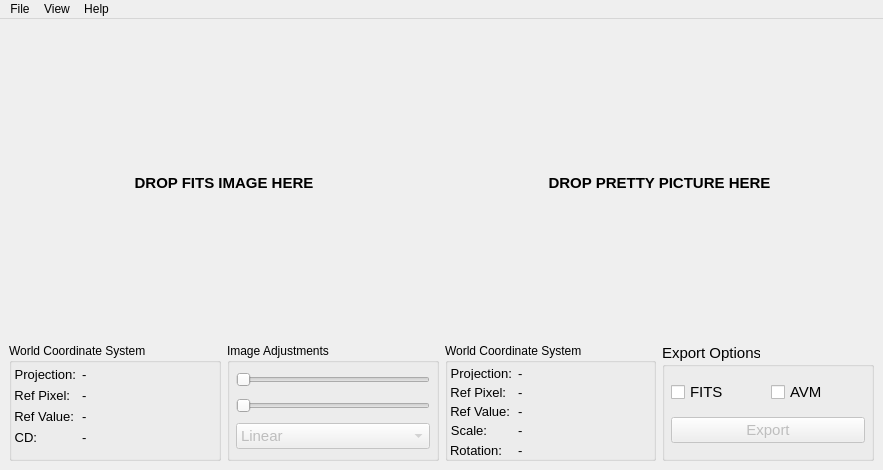
<?xml version="1.0" encoding="UTF-8"?>
<ui version="4.0">
 <class>MainWindow</class>
 <widget class="QMainWindow" name="MainWindow">
  <property name="geometry">
   <rect>
    <x>0</x>
    <y>0</y>
    <width>883</width>
    <height>470</height>
   </rect>
  </property>
  <property name="minimumSize">
   <size>
    <width>883</width>
    <height>470</height>
   </size>
  </property>
  <property name="windowTitle">
   <string>PinpointWCS</string>
  </property>
  <widget class="QWidget" name="centralwidget">
   <layout class="QGridLayout" name="gridLayout">
    <item row="0" column="0" colspan="2">
     <widget class="QStackedWidget" name="stackedWidget1">
      <property name="minimumSize">
       <size>
        <width>399</width>
        <height>309</height>
       </size>
      </property>
      <property name="currentIndex">
       <number>0</number>
      </property>
      <widget class="QWidget" name="page_ref1">
       <layout class="QHBoxLayout" name="horizontalLayout">
        <property name="margin">
         <number>0</number>
        </property>
        <item>
         <widget class="QLabel" name="drop1">
          <property name="font">
           <font>
            <pointsize>11</pointsize>
            <weight>75</weight>
            <bold>true</bold>
           </font>
          </property>
          <property name="text">
           <string>DROP FITS IMAGE HERE</string>
          </property>
          <property name="alignment">
           <set>Qt::AlignCenter</set>
          </property>
         </widget>
        </item>
       </layout>
      </widget>
      <widget class="QWidget" name="page_ref2">
       <layout class="QHBoxLayout" name="horizontalLayout_3">
        <property name="margin">
         <number>0</number>
        </property>
        <item>
         <widget class="QGraphicsView" name="graphicsView1"/>
        </item>
       </layout>
      </widget>
     </widget>
    </item>
    <item row="0" column="2" colspan="2">
     <widget class="QStackedWidget" name="stackedWidget2">
      <property name="minimumSize">
       <size>
        <width>399</width>
        <height>309</height>
       </size>
      </property>
      <property name="currentIndex">
       <number>0</number>
      </property>
      <widget class="QWidget" name="page_target1">
       <layout class="QHBoxLayout" name="horizontalLayout_4">
        <property name="margin">
         <number>0</number>
        </property>
        <item>
         <widget class="QLabel" name="drop2">
          <property name="font">
           <font>
            <pointsize>11</pointsize>
            <weight>75</weight>
            <bold>true</bold>
           </font>
          </property>
          <property name="text">
           <string>DROP PRETTY PICTURE HERE</string>
          </property>
          <property name="alignment">
           <set>Qt::AlignCenter</set>
          </property>
         </widget>
        </item>
       </layout>
      </widget>
      <widget class="QWidget" name="page_target2">
       <layout class="QHBoxLayout" name="horizontalLayout_2">
        <property name="margin">
         <number>0</number>
        </property>
        <item>
         <widget class="QGraphicsView" name="graphicsView2"/>
        </item>
       </layout>
      </widget>
     </widget>
    </item>
    <item row="1" column="0">
     <widget class="QGroupBox" name="groupBox_ref_wcs">
      <property name="minimumSize">
       <size>
        <width>192</width>
        <height>115</height>
       </size>
      </property>
      <property name="title">
       <string>World Coordinate System</string>
      </property>
      <layout class="QFormLayout" name="formLayout">
       <property name="formAlignment">
        <set>Qt::AlignLeading|Qt::AlignLeft|Qt::AlignTop</set>
       </property>
       <property name="horizontalSpacing">
        <number>6</number>
       </property>
       <property name="verticalSpacing">
        <number>6</number>
       </property>
       <property name="leftMargin">
        <number>2</number>
       </property>
       <property name="topMargin">
        <number>4</number>
       </property>
       <property name="rightMargin">
        <number>2</number>
       </property>
       <property name="bottomMargin">
        <number>1</number>
       </property>
       <item row="0" column="0">
        <widget class="QLabel" name="label_ref_projection">
         <property name="font">
          <font>
           <pointsize>10</pointsize>
          </font>
         </property>
         <property name="text">
          <string>Projection:</string>
         </property>
         <property name="alignment">
          <set>Qt::AlignRight|Qt::AlignTrailing|Qt::AlignVCenter</set>
         </property>
        </widget>
       </item>
       <item row="0" column="1">
        <widget class="QLabel" name="label_ref_projection_data">
         <property name="font">
          <font>
           <pointsize>10</pointsize>
          </font>
         </property>
         <property name="text">
          <string>-</string>
         </property>
         <property name="alignment">
          <set>Qt::AlignLeading|Qt::AlignLeft|Qt::AlignVCenter</set>
         </property>
        </widget>
       </item>
       <item row="1" column="0">
        <widget class="QLabel" name="label_ref_refPix">
         <property name="font">
          <font>
           <pointsize>10</pointsize>
          </font>
         </property>
         <property name="text">
          <string>Ref Pixel:</string>
         </property>
         <property name="alignment">
          <set>Qt::AlignRight|Qt::AlignTrailing|Qt::AlignVCenter</set>
         </property>
        </widget>
       </item>
       <item row="1" column="1">
        <widget class="QLabel" name="label_ref_refPix_data">
         <property name="font">
          <font>
           <pointsize>10</pointsize>
          </font>
         </property>
         <property name="text">
          <string>-</string>
         </property>
         <property name="alignment">
          <set>Qt::AlignLeading|Qt::AlignLeft|Qt::AlignVCenter</set>
         </property>
        </widget>
       </item>
       <item row="2" column="0">
        <widget class="QLabel" name="label_ref_refVal">
         <property name="font">
          <font>
           <pointsize>10</pointsize>
          </font>
         </property>
         <property name="text">
          <string>Ref Value:</string>
         </property>
         <property name="alignment">
          <set>Qt::AlignRight|Qt::AlignTrailing|Qt::AlignVCenter</set>
         </property>
        </widget>
       </item>
       <item row="2" column="1">
        <widget class="QLabel" name="label_ref_refVal_data">
         <property name="font">
          <font>
           <pointsize>10</pointsize>
          </font>
         </property>
         <property name="text">
          <string>-</string>
         </property>
         <property name="alignment">
          <set>Qt::AlignLeading|Qt::AlignLeft|Qt::AlignVCenter</set>
         </property>
        </widget>
       </item>
       <item row="3" column="0">
        <widget class="QLabel" name="label_ref_cd">
         <property name="font">
          <font>
           <pointsize>10</pointsize>
          </font>
         </property>
         <property name="text">
          <string>CD:</string>
         </property>
         <property name="alignment">
          <set>Qt::AlignRight|Qt::AlignTrailing|Qt::AlignVCenter</set>
         </property>
        </widget>
       </item>
       <item row="3" column="1">
        <widget class="QLabel" name="label_ref_cd_data">
         <property name="font">
          <font>
           <pointsize>10</pointsize>
          </font>
         </property>
         <property name="text">
          <string>-</string>
         </property>
         <property name="alignment">
          <set>Qt::AlignLeading|Qt::AlignLeft|Qt::AlignVCenter</set>
         </property>
        </widget>
       </item>
      </layout>
     </widget>
    </item>
    <item row="1" column="1">
     <widget class="QGroupBox" name="groupBox_ref_imageAdjust">
      <property name="minimumSize">
       <size>
        <width>191</width>
        <height>115</height>
       </size>
      </property>
      <property name="title">
       <string>Image Adjustments</string>
      </property>
      <layout class="QVBoxLayout" name="verticalLayout">
       <property name="margin">
        <number>6</number>
       </property>
       <item>
        <widget class="QSlider" name="horizontalSlider_vmin">
         <property name="enabled">
          <bool>false</bool>
         </property>
         <property name="sizePolicy">
          <sizepolicy hsizetype="Preferred" vsizetype="Fixed">
           <horstretch>0</horstretch>
           <verstretch>0</verstretch>
          </sizepolicy>
         </property>
         <property name="minimumSize">
          <size>
           <width>0</width>
           <height>18</height>
          </size>
         </property>
         <property name="maximum">
          <number>1000</number>
         </property>
         <property name="orientation">
          <enum>Qt::Horizontal</enum>
         </property>
        </widget>
       </item>
       <item>
        <widget class="QSlider" name="horizontalSlider_vmax">
         <property name="enabled">
          <bool>false</bool>
         </property>
         <property name="sizePolicy">
          <sizepolicy hsizetype="Preferred" vsizetype="Fixed">
           <horstretch>0</horstretch>
           <verstretch>0</verstretch>
          </sizepolicy>
         </property>
         <property name="minimumSize">
          <size>
           <width>0</width>
           <height>18</height>
          </size>
         </property>
         <property name="maximum">
          <number>1000</number>
         </property>
         <property name="orientation">
          <enum>Qt::Horizontal</enum>
         </property>
        </widget>
       </item>
       <item>
        <widget class="QComboBox" name="comboBox_stretch">
         <property name="enabled">
          <bool>false</bool>
         </property>
         <property name="sizePolicy">
          <sizepolicy hsizetype="Preferred" vsizetype="Fixed">
           <horstretch>0</horstretch>
           <verstretch>0</verstretch>
          </sizepolicy>
         </property>
         <property name="font">
          <font>
           <pointsize>11</pointsize>
          </font>
         </property>
         <item>
          <property name="text">
           <string>Linear</string>
          </property>
         </item>
         <item>
          <property name="text">
           <string>Logarithm</string>
          </property>
         </item>
         <item>
          <property name="text">
           <string>Square Root</string>
          </property>
         </item>
         <item>
          <property name="text">
           <string>Arcsinh</string>
          </property>
         </item>
         <item>
          <property name="text">
           <string>Power</string>
          </property>
         </item>
        </widget>
       </item>
      </layout>
     </widget>
    </item>
    <item row="1" column="2">
     <widget class="QGroupBox" name="groupBox_target_wcs">
      <property name="minimumSize">
       <size>
        <width>192</width>
        <height>115</height>
       </size>
      </property>
      <property name="title">
       <string>World Coordinate System</string>
      </property>
      <layout class="QFormLayout" name="formLayout_2">
       <property name="formAlignment">
        <set>Qt::AlignLeading|Qt::AlignLeft|Qt::AlignTop</set>
       </property>
       <property name="horizontalSpacing">
        <number>6</number>
       </property>
       <property name="verticalSpacing">
        <number>6</number>
       </property>
       <property name="leftMargin">
        <number>2</number>
       </property>
       <property name="topMargin">
        <number>4</number>
       </property>
       <property name="rightMargin">
        <number>2</number>
       </property>
       <property name="bottomMargin">
        <number>1</number>
       </property>
       <item row="0" column="0">
        <widget class="QLabel" name="label_target_projection">
         <property name="font">
          <font>
           <pointsize>10</pointsize>
          </font>
         </property>
         <property name="text">
          <string>Projection:</string>
         </property>
         <property name="alignment">
          <set>Qt::AlignRight|Qt::AlignTrailing|Qt::AlignVCenter</set>
         </property>
        </widget>
       </item>
       <item row="0" column="1">
        <widget class="QLabel" name="label_target_projection_data">
         <property name="font">
          <font>
           <pointsize>10</pointsize>
          </font>
         </property>
         <property name="text">
          <string>-</string>
         </property>
         <property name="alignment">
          <set>Qt::AlignLeading|Qt::AlignLeft|Qt::AlignVCenter</set>
         </property>
        </widget>
       </item>
       <item row="1" column="0">
        <widget class="QLabel" name="label_target_refPix">
         <property name="font">
          <font>
           <pointsize>10</pointsize>
          </font>
         </property>
         <property name="text">
          <string>Ref Pixel:</string>
         </property>
         <property name="alignment">
          <set>Qt::AlignRight|Qt::AlignTrailing|Qt::AlignVCenter</set>
         </property>
        </widget>
       </item>
       <item row="1" column="1">
        <widget class="QLabel" name="label_target_refPix_data">
         <property name="font">
          <font>
           <pointsize>10</pointsize>
          </font>
         </property>
         <property name="text">
          <string>-</string>
         </property>
         <property name="alignment">
          <set>Qt::AlignLeading|Qt::AlignLeft|Qt::AlignVCenter</set>
         </property>
        </widget>
       </item>
       <item row="2" column="0">
        <widget class="QLabel" name="label_target_refVal">
         <property name="font">
          <font>
           <pointsize>10</pointsize>
          </font>
         </property>
         <property name="text">
          <string>Ref Value:</string>
         </property>
         <property name="alignment">
          <set>Qt::AlignRight|Qt::AlignTrailing|Qt::AlignVCenter</set>
         </property>
        </widget>
       </item>
       <item row="2" column="1">
        <widget class="QLabel" name="label_target_refVal_data">
         <property name="font">
          <font>
           <pointsize>10</pointsize>
          </font>
         </property>
         <property name="text">
          <string>-</string>
         </property>
         <property name="alignment">
          <set>Qt::AlignLeading|Qt::AlignLeft|Qt::AlignVCenter</set>
         </property>
        </widget>
       </item>
       <item row="3" column="0">
        <widget class="QLabel" name="label_target_scale">
         <property name="font">
          <font>
           <pointsize>10</pointsize>
          </font>
         </property>
         <property name="text">
          <string>Scale:</string>
         </property>
         <property name="alignment">
          <set>Qt::AlignRight|Qt::AlignTrailing|Qt::AlignVCenter</set>
         </property>
        </widget>
       </item>
       <item row="3" column="1">
        <widget class="QLabel" name="label_target_scale_data">
         <property name="font">
          <font>
           <pointsize>10</pointsize>
          </font>
         </property>
         <property name="text">
          <string>-</string>
         </property>
         <property name="alignment">
          <set>Qt::AlignLeading|Qt::AlignLeft|Qt::AlignVCenter</set>
         </property>
        </widget>
       </item>
       <item row="4" column="0">
        <widget class="QLabel" name="label_target_rotation">
         <property name="font">
          <font>
           <pointsize>10</pointsize>
          </font>
         </property>
         <property name="text">
          <string>Rotation:</string>
         </property>
         <property name="alignment">
          <set>Qt::AlignRight|Qt::AlignTrailing|Qt::AlignVCenter</set>
         </property>
        </widget>
       </item>
       <item row="4" column="1">
        <widget class="QLabel" name="label_target_rotation_data">
         <property name="font">
          <font>
           <pointsize>10</pointsize>
          </font>
         </property>
         <property name="text">
          <string>-</string>
         </property>
         <property name="alignment">
          <set>Qt::AlignLeading|Qt::AlignLeft|Qt::AlignVCenter</set>
         </property>
        </widget>
       </item>
      </layout>
     </widget>
    </item>
    <item row="1" column="3">
     <widget class="QGroupBox" name="groupBox_target_export">
      <property name="minimumSize">
       <size>
        <width>191</width>
        <height>115</height>
       </size>
      </property>
      <property name="font">
       <font>
        <pointsize>11</pointsize>
       </font>
      </property>
      <property name="title">
       <string>Export Options</string>
      </property>
      <layout class="QGridLayout" name="gridLayout_2">
       <property name="margin">
        <number>6</number>
       </property>
       <item row="0" column="0">
        <widget class="QCheckBox" name="checkBox_fits">
         <property name="text">
          <string>FITS</string>
         </property>
        </widget>
       </item>
       <item row="0" column="1">
        <widget class="QCheckBox" name="checkBox_avm">
         <property name="text">
          <string>AVM</string>
         </property>
        </widget>
       </item>
       <item row="1" column="0" colspan="2">
        <widget class="QPushButton" name="pushButton_export">
         <property name="enabled">
          <bool>false</bool>
         </property>
         <property name="text">
          <string>Export</string>
         </property>
         <property name="checkable">
          <bool>false</bool>
         </property>
         <property name="autoDefault">
          <bool>true</bool>
         </property>
         <property name="default">
          <bool>false</bool>
         </property>
         <property name="flat">
          <bool>false</bool>
         </property>
        </widget>
       </item>
      </layout>
     </widget>
    </item>
   </layout>
  </widget>
  <widget class="QMenuBar" name="menubar">
   <property name="geometry">
    <rect>
     <x>0</x>
     <y>0</y>
     <width>883</width>
     <height>22</height>
    </rect>
   </property>
   <widget class="QMenu" name="menuPinpointWCS">
    <property name="title">
     <string>View</string>
    </property>
    <addaction name="actionPoint_Manager"/>
   </widget>
   <widget class="QMenu" name="menuFile">
    <property name="title">
     <string>File</string>
    </property>
    <addaction name="actionNew"/>
   </widget>
   <widget class="QMenu" name="menuHelp">
    <property name="title">
     <string>Help</string>
    </property>
    <addaction name="actionAbout_PinpointWCS"/>
   </widget>
   <addaction name="menuFile"/>
   <addaction name="menuPinpointWCS"/>
   <addaction name="menuHelp"/>
  </widget>
  <action name="actionPoint_Manager">
   <property name="enabled">
    <bool>false</bool>
   </property>
   <property name="text">
    <string>Point Manager</string>
   </property>
   <property name="shortcut">
    <string>Ctrl+P</string>
   </property>
  </action>
  <action name="actionNew">
   <property name="text">
    <string>New Workspace</string>
   </property>
   <property name="shortcut">
    <string>Ctrl+N</string>
   </property>
  </action>
  <action name="actionAbout_PinpointWCS">
   <property name="text">
    <string>About PinpointWCS</string>
   </property>
  </action>
 </widget>
 <resources/>
 <connections/>
</ui>
